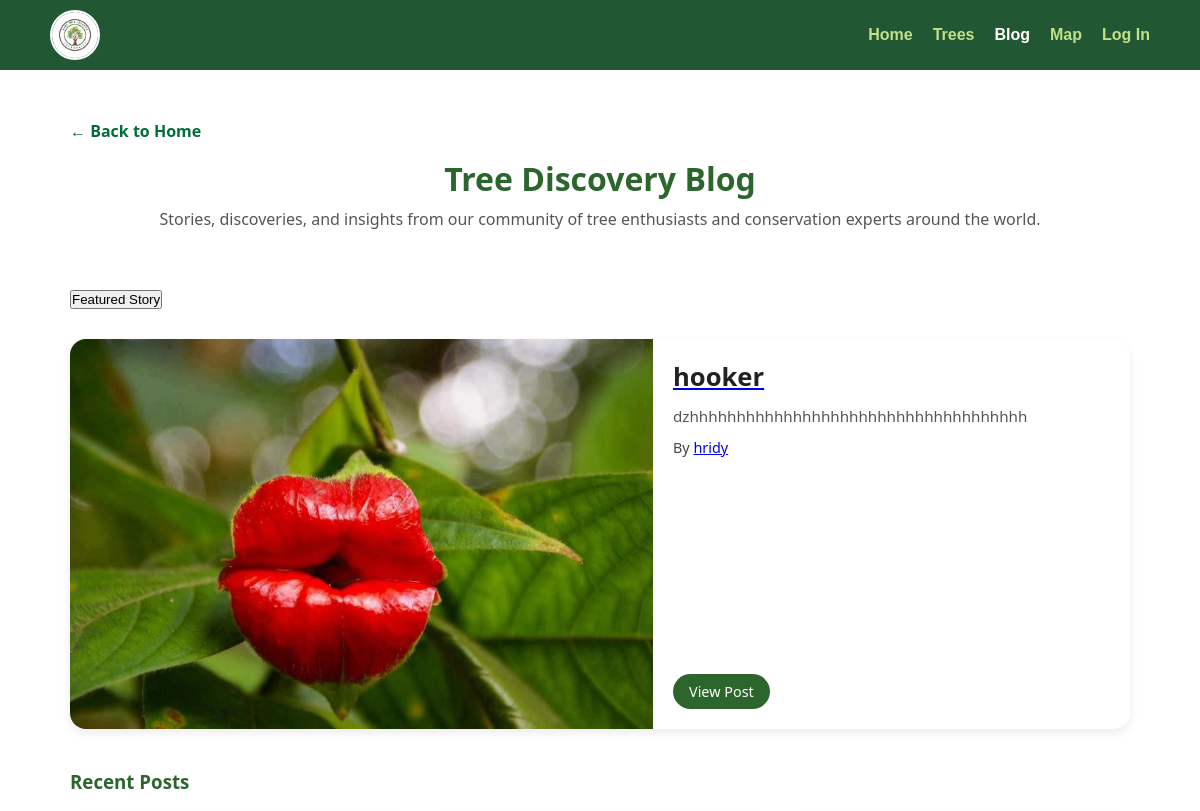
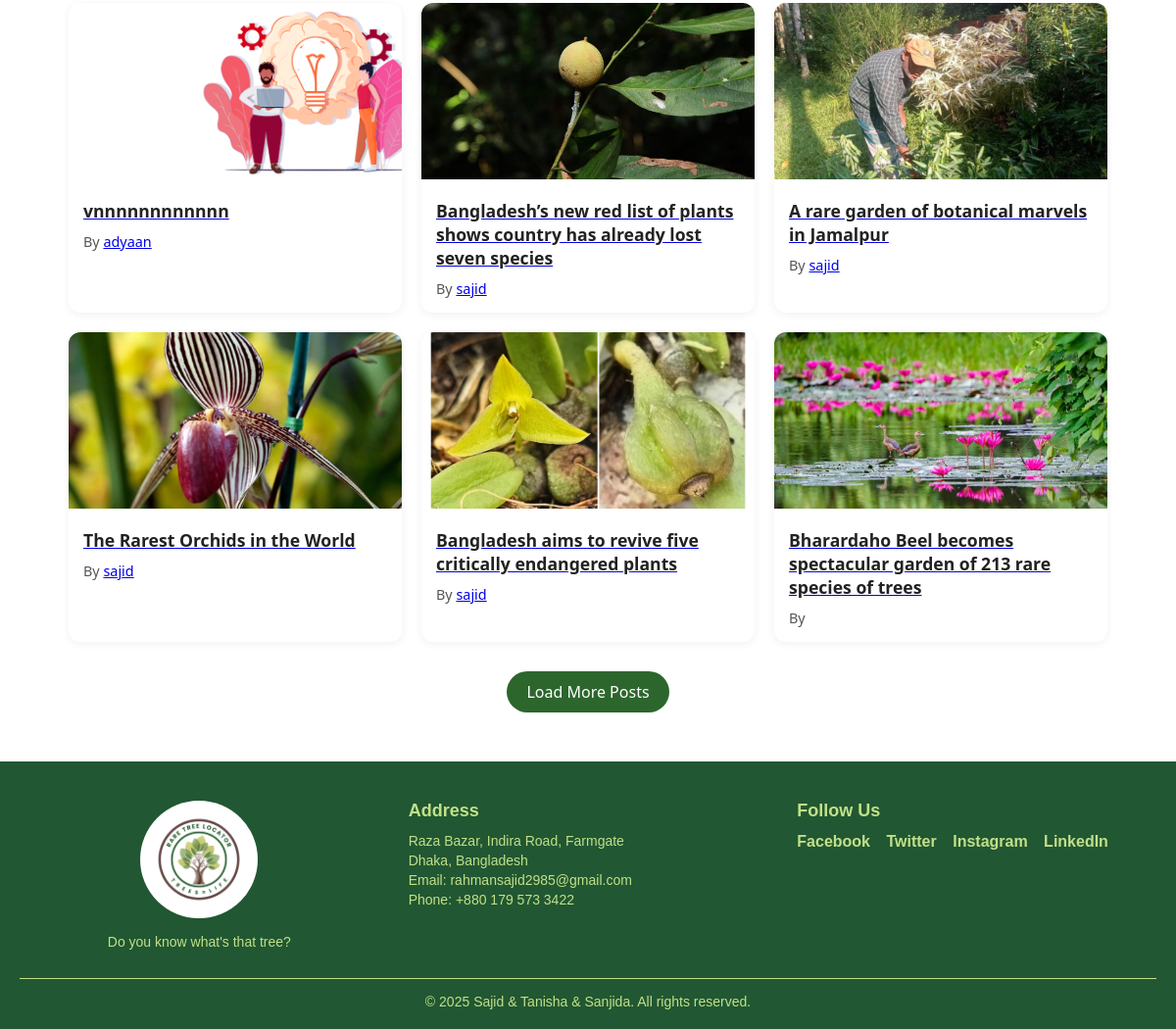
/blog_list, run on the app's committed database (2 pictures, top to bottom).
### BlogApp/models.py (models this page shows, shortened)
class BlogPost(models.Model):
    title = models.CharField(max_length=255, null=True, blank=True)
    content = models.TextField( null=True, blank=True)
    image = models.ImageField(upload_to='blog_images/', null=True, blank=True)
    author = models.ForeignKey(User, on_delete=models.CASCADE, null=True, blank=True)
    category = models.CharField(max_length=100, blank=True, null=True)
    date_posted = models.DateTimeField(auto_now_add=True, null=True, blank=True)

### MyApp/models.py (models this page shows, shortened)
class User(AbstractUser):
    USER_TYPES = [
        ('common', 'Common User'),
        ('contributor', 'Contributor'),
    ]
    user_type = models.CharField(max_length=20, choices=USER_TYPES, default='common')
    profession = models.CharField(max_length=100, blank=True, null=True)

### BlogApp/views.py (the view)
# urls.py: path('blog_list', blogapp_views.blog_list, name='blog_list'),  # Added blog list view
def blog_list(request):
    posts = BlogPost.objects.order_by('-date_posted')
    featured = posts.first()  # Latest post
    others = posts[1:]
    paginator = Paginator(others, 6)  # 6 posts at a time
    page_number = request.GET.get('page')
    page_obj = paginator.get_page(page_number)
    return render(request, 'blog/blog_list.html', {
        'featured': featured,
        'page_obj': page_obj
    })

### templates/blog/blog_list.html (shortened to what this page needs)
{% load static %}
<!DOCTYPE html>
<html lang="en">
<head>
    <link rel="stylesheet" href="{% static 'css/blog/blog_list.css' %}">
    <link rel="stylesheet" href="{% static 'css/blog/blog_modal.css' %}">
</head>
<body>
    {% include 'Common/header.html' %}
    {% block content %}
    <div class="container">
        <a href="{% url 'HomePage' %}" class="back-link">&larr; Back to Home</a>
        <h1>Tree Discovery Blog</h1>
        <p class="subtitle">
            Stories, discoveries, and insights from our community of tree enthusiasts and conservation experts around
            the world.
        </p>
        <button class="load-more">Featured Story</button>
        <div class="featured-card">
            <img src="{{ featured.image.url }}" alt="{{ featured.title }}">
            <div class="overlay">
                <a href="{% url 'blog_detail' featured.id %}">
                    <h2>{{ featured.title }}</h2>
                </a>
                <p>{{ featured.content|truncatewords:25 }}</p>
                <p class="author">By <a href="#">{{ featured.author.username }}</a></p>
                <a href="{% url 'blog_detail' featured.id %}" class="btn">View Post</a>
            </div>
        </div>
        <h3>Recent Posts</h3>
        <div class="grid">
            {% for post in page_obj %}
            <div class="card">
                <a href="{% url 'blog_detail' post.id %}">
                    <img src="{{ post.image.url }}" alt="{{ post.title }}">
                    <h4>{{ post.title }}</h4>
                </a>
                <p>By <a href="#">{{ post.author.username }}</a></p>
            </div>
            {% endfor %}
        </div>
        <div class="load-more">
            {% if page_obj.has_next %}
            <a href="?page={{ page_obj.next_page_number }}">Load More Posts</a>
            {% endif %}
        </div>
    </div>
    {% endblock %}
    {% include 'Common/footer.html' %}
</body>
</html>

### static/CSS/blog/blog_list.css (style rules this page uses)
.back-link { display: inline-block; margin-bottom: 15px; color: #006d3d; font-weight: bold; text-decoration: none; }
.container { max-width: 1100px; margin: 0 auto; padding: 20px; font-family: "Segoe UI", Tahoma, sans-serif; margin-top: 100px; }
.container h1 { text-align: center; color: #2c662d; margin-bottom: 8px; }
.container p.subtitle { text-align: center; color: #555; margin-bottom: 30px; }
.featured-card { display: flex; background: #fff; border-radius: 16px; overflow: hidden; box-shadow: 0 4px 10px rgba(0,0,0,0.08); margin-bottom: 40px; min-height: 300px; transition: transform 0.3s ease; text-decoration: none; }
.featured-card img { width: 55%; height: 100%; object-fit: cover; transition: transform 0.3s ease; }
.featured-card .overlay { padding: 20px; flex: 1; display: flex; flex-direction: column; justify-content: center; }
.featured-card h2 { font-size: 1.6rem; margin-bottom: 12px; color: #222; font-weight: bold; }
.featured-card p { color: #555; margin-bottom: 12px; font-size: 0.95rem; }
.featured-card .author { font-size: 0.9rem; color: #444; margin-bottom: 15px; }
.featured-card .btn { display: inline-block; padding: 8px 16px; border-radius: 20px; background: #2c662d; color: #fff; text-decoration: none; font-size: 0.9rem; font-weight: 500; transition: background 0.3s ease; width: fit-content; margin-top: auto; }
h3 { margin-bottom: 20px; color: #2c662d; }
.grid { display: grid; grid-template-columns: repeat(auto-fill, minmax(280px, 1fr)); gap: 20px; }
.card { background: #fff; border-radius: 12px; box-shadow: 0 2px 8px rgba(0,0,0,0.06); overflow: hidden; transition: transform 0.2s ease; }
.card img { width: 100%; height: 180px; object-fit: cover; }
.card h4 { padding: 15px 15px 0; font-size: 1.1rem; color: #222; }
.card p { padding: 10px 15px 15px; font-size: 0.9rem; color: #555; }
.load-more { text-align: center; margin: 30px 0; }
.load-more a { display: inline-block; padding: 10px 20px; border-radius: 25px; background: #2c662d; color: #fff; text-decoration: none; font-weight: 500; transition: background 0.3s ease; }

### static/CSS/common/header.css (style rules this page uses)
* { margin: 0; padding: 0; box-sizing: border-box; }
body { font-family: Arial, sans-serif; min-height: 100vh; margin: 0; padding: 0; }

### data on the page
BlogPost: image (picture), title "hooker", content "dzhhhhhhhhhhhhhhhhhhhhhhhhhhhhhhhhhhhh", author.username "hridy"
BlogPost: image (picture), title "vnnnnnnnnnnnn", author.username "adyaan"
BlogPost: image (picture), title "Bangladesh’s new red list of plants shows country has already lost seven species", author.username "sajid"
BlogPost: image (picture), title "A rare garden of botanical marvels in Jamalpur", author.username "sajid"
BlogPost: image (picture), title "The Rarest Orchids in the World", author.username "sajid"
BlogPost: image (picture), title "Bangladesh aims to revive five critically endangered plants", author.username "sajid"
BlogPost: image (picture), title "Bharardaho Beel becomes spectacular garden of 213 rare species of trees"
